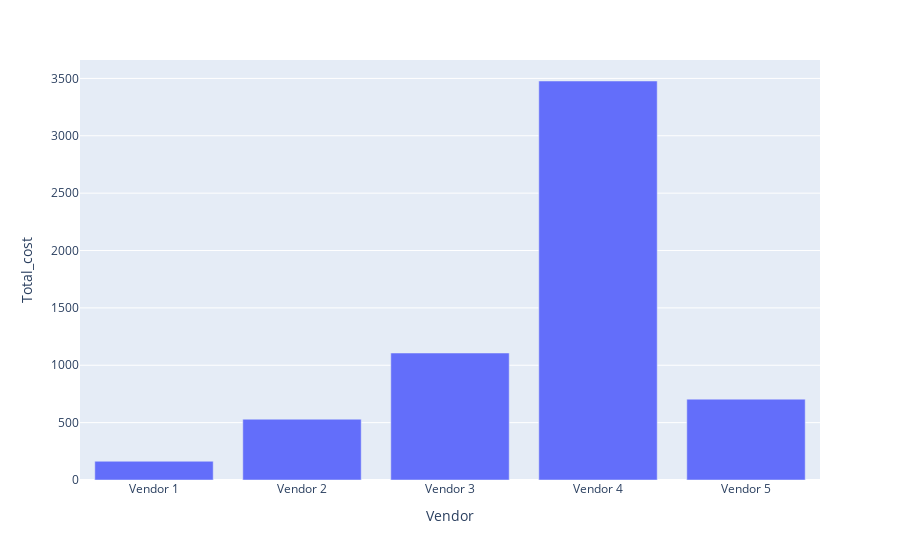

Source (notebook cell):
### Code cell
fig_total_cost_vendor = px.bar(total_cost_by_vendor,x='Vendor',y='Total_cost')
fig_total_cost_vendor

### Figure 1 — Plotly figure (JSON) as saved in the notebook; plotly's stock layout.template omitted (floating-point values rounded to 4 significant figures)
{"data": [{"alignmentgroup": "True", "hovertemplate": "Vendor=%{x}<br>Total_cost=%{y}<extra></extra>", "legendgroup": "", "marker": {"color": "#636efa", "pattern": {"shape": ""}}, "name": "", "offsetgroup": "", "orientation": "v", "showlegend": false, "textposition": "auto", "type": "bar", "x": ["Vendor 1", "Vendor 2", "Vendor 3", "Vendor 4", "Vendor 5"], "xaxis": "x", "y": [163.3, 529.8, 1107.0, 3477.0, 704.5], "yaxis": "y"}], "layout": {"barmode": "relative", "legend": {"tracegroupgap": 0}, "margin": {"t": 60}, "xaxis": {"anchor": "y", "domain": [0, 1], "title": {"text": "Vendor"}}, "yaxis": {"anchor": "x", "domain": [0, 1], "title": {"text": "Total_cost"}}}}
